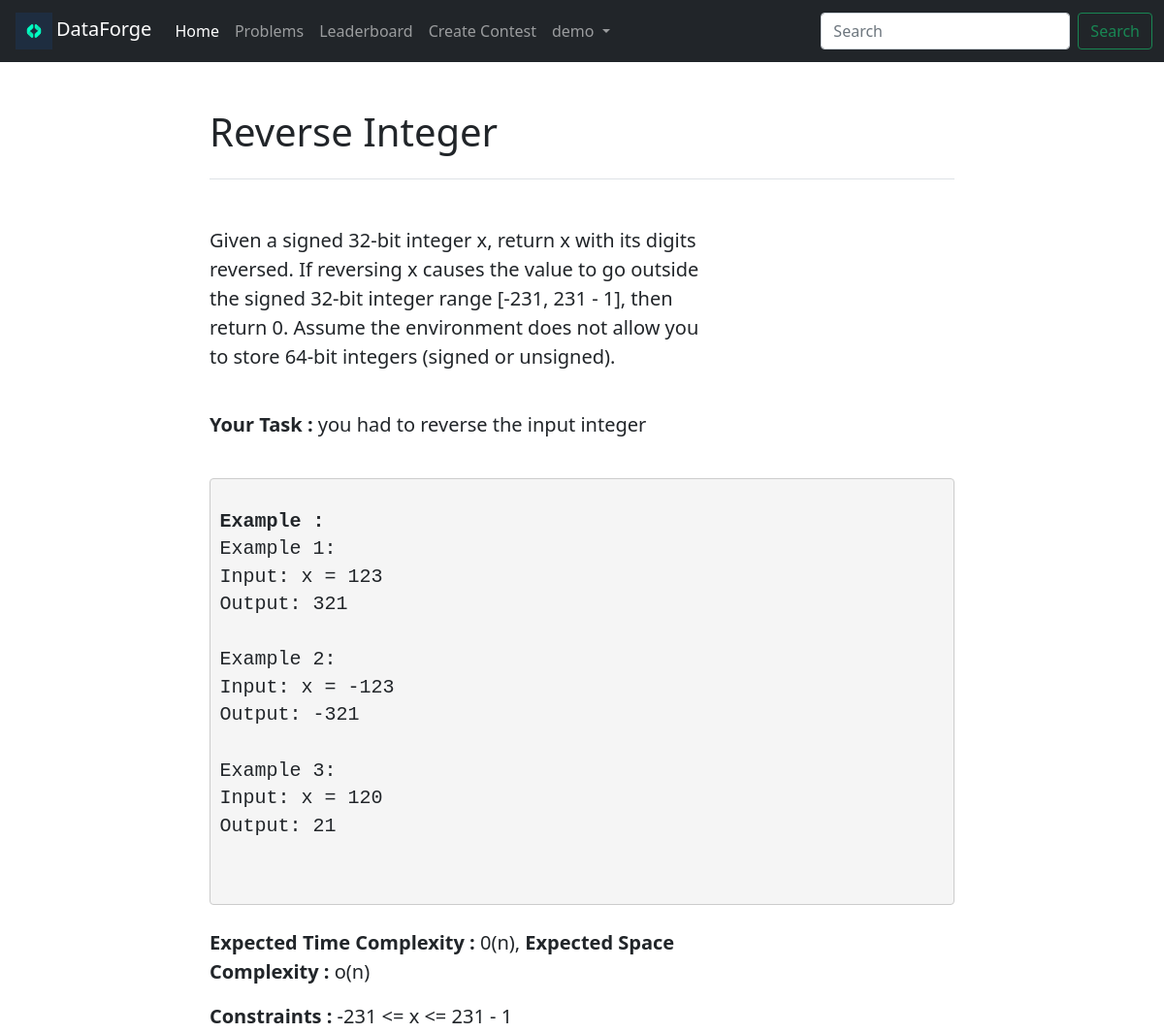
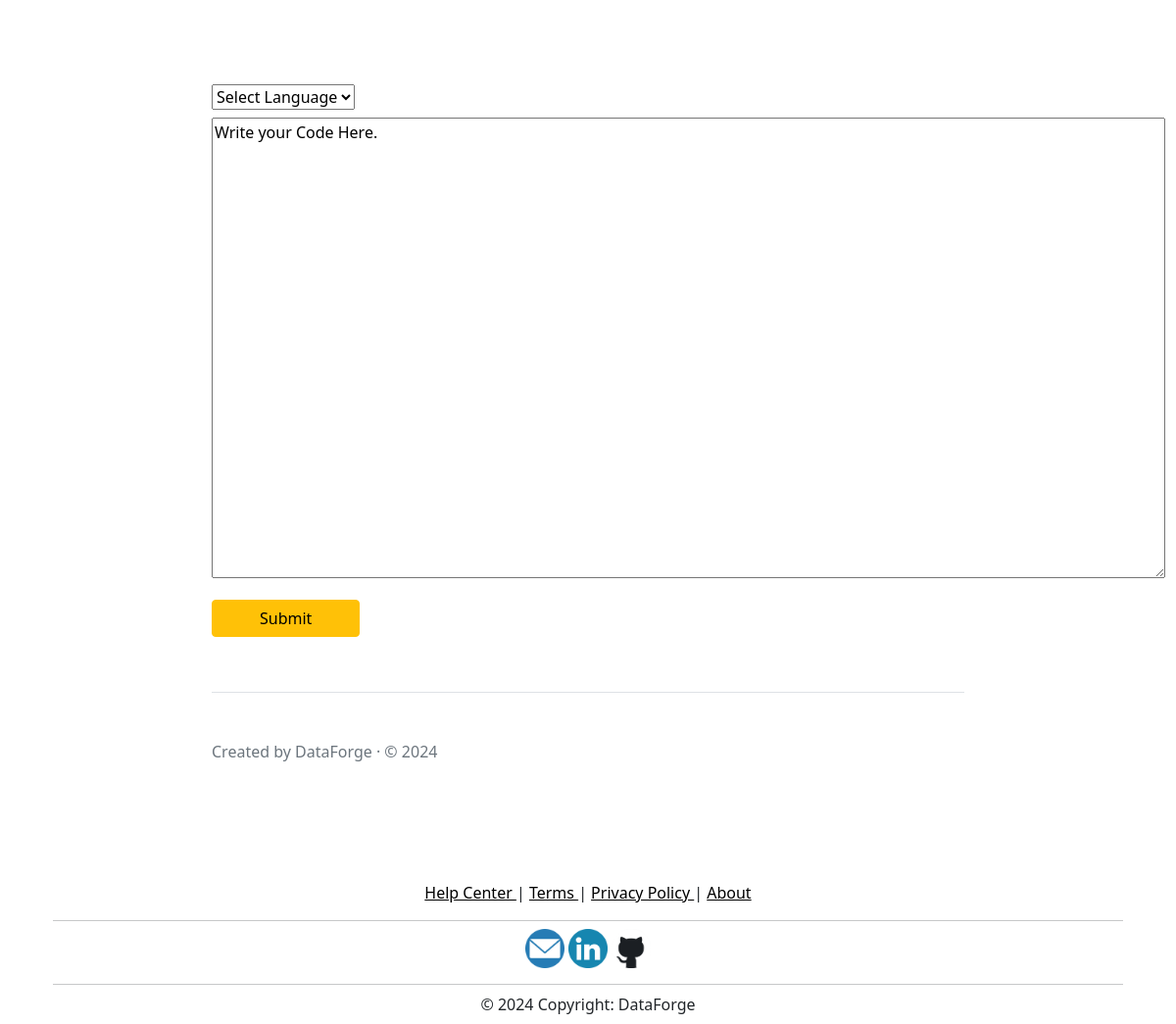
/problem_desc/demo/4, run on the app's committed database (2 pictures, top to bottom).
### Home/models.py (models this page shows, shortened)
class User(models.Model):
    username = models.CharField(primary_key=True,max_length=122)
    name = models.CharField(max_length=122)
    email = models.CharField(unique=True,max_length=122)
    password = models.CharField(max_length=32)
    problems_solved = models.IntegerField(default=0)

class Problem(models.Model):
    id = models.IntegerField(primary_key=True)
    name = models.CharField(max_length=122)
    type = models.CharField(max_length=50)
    difficuilty = models.CharField(max_length=10)
    statement = models.TextField()
    task = models.TextField(null=True)
    time_complexity = models.CharField(max_length=50,null=True)
    space_complexity = models.CharField(max_length=50,null=True)
    constraints = models.CharField(max_length=122,null=True)
    example = models.TextField(null=True)

### Home/views.py (the view)
# urls.py: path("problem_desc/<str:user_name>/<int:id>", views.problem_description, name="problem_description"),
def problem_description(request,user_name,id):
    user = User.objects.get(username=str(user_name))
    problem = Problem.objects.get(id=id)
    rank = User.objects.all().filter(problems_solved__gt=user.problems_solved).count() + 1
    return render(request,'problem_desc.html',{'user':user,'problem':problem,'rank':rank})

### templates/problem_desc.html (shortened to what this page needs)
{% extends 'base.html' %}
{% block account %}
  <li class="nav-item dropdown">
    <a class="nav-link dropdown-toggle" href="#" id="navbarDropdown" role="button" data-bs-toggle="dropdown" aria-expanded="false">
        {{ user.name }}
    </a>
  </li>
{% endblock account %}
{% block problems %}
<li class="nav-item">
  <a class="nav-link" href="/problems/{{ user.username }}">Problems</a>
</li>
{% endblock problems %}
{% block navbar %}
  <form class="d-flex" method="post" action="/problem_search/{{ user.username }}">
    <input class="form-control me-2" type="search" name="search" placeholder="Search" aria-label="Search">
    <button class="btn btn-outline-success" type="submit">Search</button>
  </form>
{% endblock navbar %}
{% block body %}
<div class="col-lg-8 mx-auto p-3 py-md-5">
    <header class="d-flex align-items-center pb-3 mb-5 border-bottom">
      <a href="/" class="d-flex align-items-center text-dark text-decoration-none">
        <span class="fs-4"><h1>{{ problem.name }}</h1></span>
      </a>
    </header>
    <main>
      <p class="fs-5 col-md-8">{{ problem.statement }}</p>
      <br>
      <p class="fs-5 col-md-8"><strong>Your Task :</strong> {{ problem.task }}</p>
      <br>
      <pre style="display:block;padding:9.5px;margin:0px;line-height: 1.42857143;word-break: break-all;word-wrap: break-word;background-color: #f5f5f5;border: 1px solid #ccc;border-radius: 4px;">
        <p class="fs-5 col-md-8"><strong>Example :</strong> <br>{{ problem.example }}</p>
      </pre>
      <br>
      <p class="fs-5 col-md-8"><strong>Expected Time Complexity :</strong> {{ problem.time_complexity }}, <strong>Expected Space Complexity :</strong> {{ problem.space_complexity }}</p>
      <p class="fs-5 col-md-8"><strong>Constraints :</strong> {{ problem.constraints }}</p>
      <br>
      <br>
      <div class="container px-0 mt-4 mb-4">
        <div class="row fs-5">
        <form method="post" action="/submit_code/{{ user.username }}/{{ problem.id }}">
          <div class="fs-6 col-md-12 col-lg-20">
            <select id="record" name="language" onchange="change_url({{problem.id}})" class="custom-select" >
                <option selected>Select Language</option>
              </select>
            <div class="form-group py-2">
               <textarea id="editor" name="textarea" style="width: 973px;height : 470px;">Write your Code Here.</textarea>
            </div>
          </div>
          <button type="submit" class="btn btn-warning my-2 px-5" >Submit</button>
        </form>
        </div>
      </div>
    </main>
    <footer class="pt-5 my-5 text-muted border-top">
      Created by DataForge &middot; &copy; 2024
    </footer>
  </div>
{% endblock body %}

### data on the page
User: name "demo"
Problem: name "Reverse Integer", statement "Given a signed 32-bit integer x, return x with its digits reversed. If reversing x causes the value to go outside the signed 32-bit integer range [-231, 231 - 1], then return 0. Assume the environment does not allow you to store 64-bit integers (signed or unsigned).", task "you had to reverse the input integer", example "Example 1: Input: x = 123 Output: 321 Example 2: Input: x = -123 Output: -321 Example 3: Input: x = 120 Output: 21", time_complexity "0(n)", space_complexity "o(n)", constraints "-231 <= x <= 231 - 1", language "Select Language"
